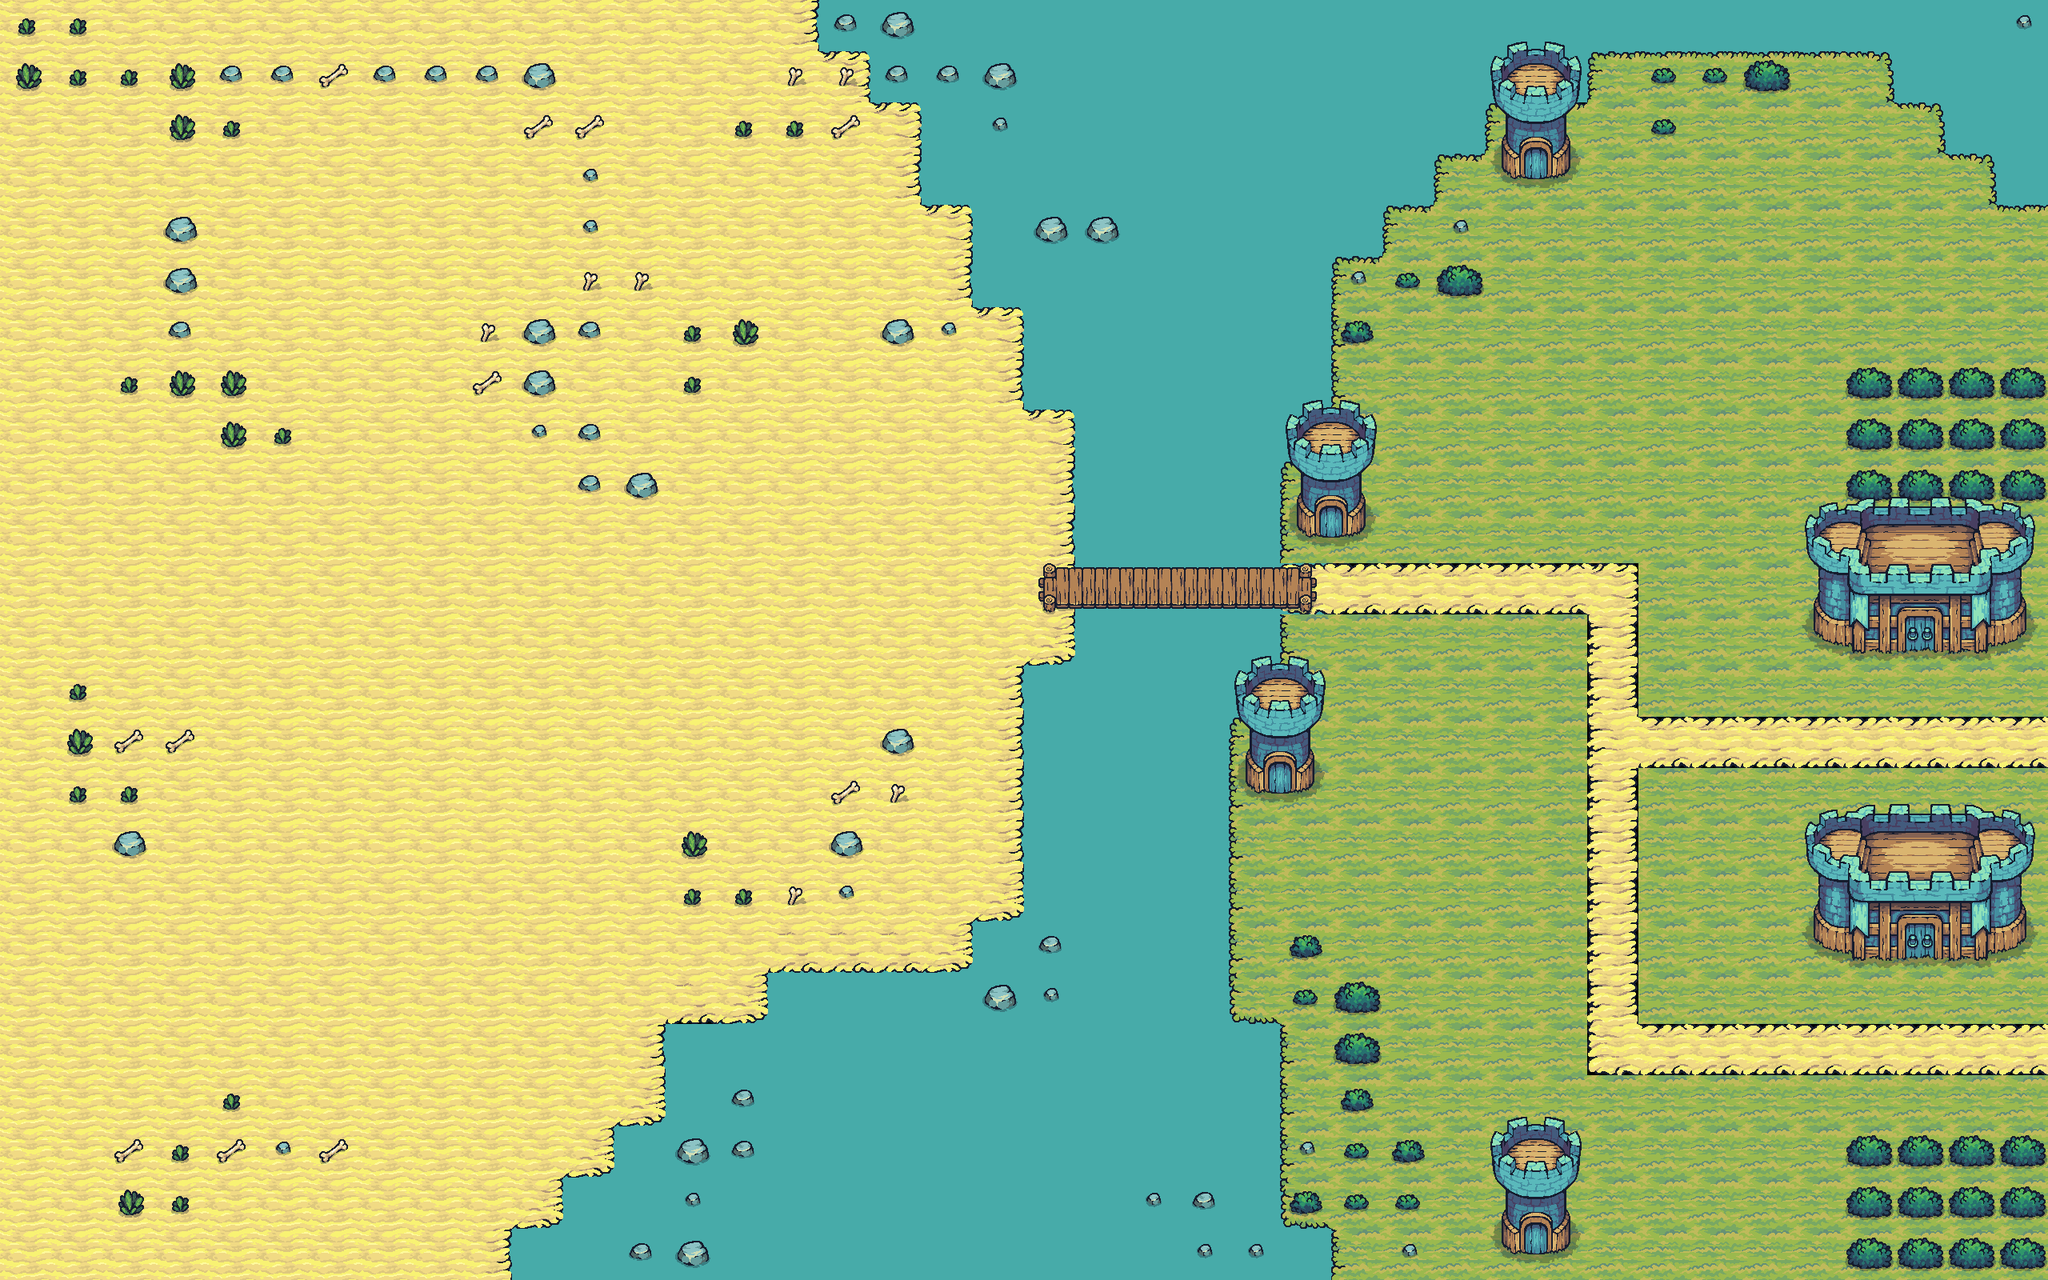

This game map was drawn from its Tiled (.tmx) file and the tilesets committed beside it. A one-line description and the trimmed map source follow:
An orthogonal 40x25 tile map with 64x64 px tiles, 4 tile layers (water, ground, props, buildings), 15 tilesets and 44 objects (12x torch, 9x tnt, 8x warrior, 6x peasant, 4x archer, ...).

<map version="1.8" tiledversion="1.8.6" orientation="orthogonal" renderorder="right-down" width="40" height="25" tilewidth="64" tileheight="64" infinite="0" nextlayerid="6" nextobjectid="194">
 <tileset firstgid="1" source="water.tsx" />
 <tileset firstgid="2" source="foam.tsx" />
 <tileset firstgid="74" source="ground-flat.tsx" />
 <tileset firstgid="114" source="props.tsx" />
 <tileset firstgid="142" source="bridge.tsx" />
 <tileset firstgid="154" source="house.tsx" />
 <tileset firstgid="160" source="castle.tsx" />
 <tileset firstgid="180" source="tower.tsx" />
 <tileset firstgid="188" source="archer.tsx" />
 <tileset firstgid="692" source="warrior.tsx" />
 <tileset firstgid="1124" source="tnt.tsx" />
 <tileset firstgid="1313" source="torch.tsx" />
 <tileset firstgid="1628" source="barrel.tsx" />
 <tileset firstgid="1749" source="sheep.tsx" />
 <tileset firstgid="1764" source="peasant.tsx" />
 <layer id="1" name="water" width="40" height="25">
  <data>[1000 cells, 276 non-empty, 1 distinct tile ids]</data>
 </layer>
 <layer id="2" name="ground" width="40" height="25">
  <data>[1000 cells, 785 non-empty, 16 distinct tile ids]</data>
 </layer>
 <layer id="3" name="props" width="40" height="25">
  <data>[1000 cells, 145 non-empty, 13 distinct tile ids]</data>
 </layer>
 <layer id="4" name="buildings" width="40" height="25">
  <data>[1000 cells, 72 non-empty, 28 distinct tile ids]</data>
 </layer>
 <objectgroup id="5" name="objects">
  <!-- 44 objects omitted --></objectgroup>
</map>
<!-- 44 of 44 objects omitted -->
